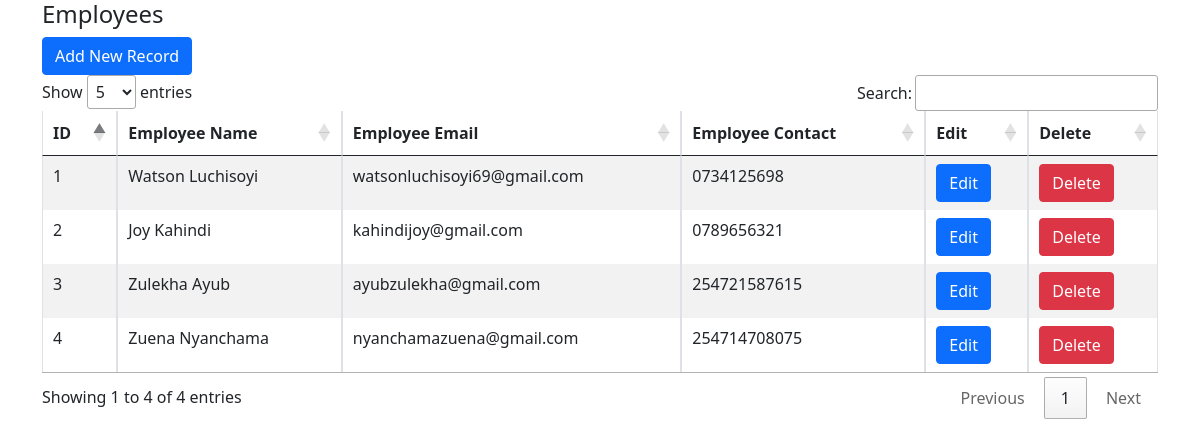
The page / on the database its author committed.
### myapp/models.py (models this page shows)
class Employee(models.Model):
  name = models.CharField(max_length=100)
  email = models.EmailField()
  contact = models.CharField(max_length=15)
  class Meta:
    db_table = "tblemployee"

### myapp/views.py (the view)
# urls.py: path('', views.index, name='index'),
def index(request):
  employees = Employee.objects.all()
  return render(request,"show.html",{'employees':employees})

### myapp/templates/show.html (shortened to what this page needs)
{% extends "base.html" %}
{% block content %}
 <div class="col-md-12">
        <span><a href="/addnew" class="btn btn-primary">Add New Record</a></span>
        <div class="table-responsive">
        <table id="bootstrapdatatable" class="table table-striped table-bordered" width="100%">
        <thead>
          <th>ID</th>
          <th>Employee Name</th>
          <th>Employee Email</th>
          <th>Employee Contact</th>
          <th>Edit</th>
          <th>Delete</th>
        </thead>
        <tbody>
        {% for employee in employees %}
          <tr>
            <td>{{ employee.id }}</td>
            <td>{{ employee.name }}</td>
            <td>{{ employee.email }}</td>
            <td>{{ employee.contact }}</td>
            <td><a href="/edit/{{ employee.id }}" class="btn btn-primary">Edit</a></td>
            <td><a href="/delete/{{ employee.id }}" class="btn btn-danger">Delete</a></td>
          </tr>
        {% endfor %}
        </tbody>
        </table>
        </div>
    </div>
{% endblock content %}

### myapp/templates/base.html (shortened to what this page needs)
<!DOCTYPE html>
<html lang="en">
<head>
{% load static %}
<link rel="stylesheet" type="text/css" href="https://cdn.jsdelivr.net/npm/bootstrap@5.0.2/dist/css/bootstrap.min.css"/>
<link rel = "stylesheet" type = "text/css" href = "https://cdn.datatables.net/1.12.0/css/jquery.dataTables.min.css"/>
</head>
<body>
<div class="container">
 <div class="row">
  <h4>Employees</h4>
  {% block content %}{% endblock %}
 </div>
</div>
</body>
</html>

### rows shown on the page
Employee: id "1", name "Watson Luchisoyi", email "watsonluchisoyi69@gmail.com", contact "0734125698"
Employee: id "2", name "Joy Kahindi", email "kahindijoy@gmail.com", contact "0789656321"
Employee: id "3", name "Zulekha Ayub", email "ayubzulekha@gmail.com", contact "254721587615"
Employee: id "4", name "Zuena Nyanchama", email "nyanchamazuena@gmail.com", contact "254714708075"
